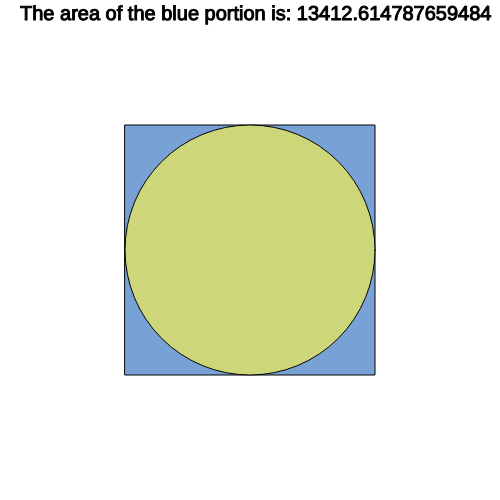
Frame 1 (no input)
Frame 60 (no input): identical to frame 1, image omitted
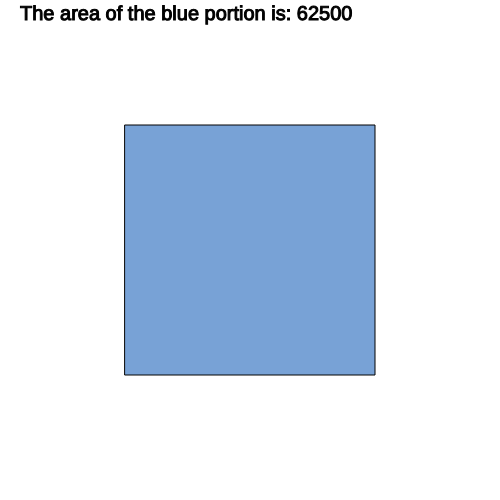
Frame 120 (the mouse pressed at the canvas centre since frame 60)

The p5.js sketch that drew these frames (run headless with seeded random() and noise() and a simulated clock; from frame 60 on, the mouse is pressed at the canvas centre):

// p5.js sketch
// ── sketch.js
/**
 * Problem: Create a screen that is equal in width and height. 
 *          Generate a rectangle on the screen centred both vertically and horizontally that is half the width (or height) of the screen. 
 *          Generate a circle that is also centred on the screen. As you move your mouse, your circle should grow and shrink relative to the mouse position. 
 *          The diameter should have a maximum value equal to 1/2 the width (or height) of your screen. 
 *          Create a function that calculates the visible portion of the rectangle and returns that information to the text() function.
 * 
 * Notes: 
 * 
 * 
 */

function setup () {
  createCanvas(500,500);
  pixelDensity(1);
  rectMode(CORNERS);
  stroke(2);
  textSize(20);

}


function draw () {

  background(255);

  fill('#78a2d6');
  rect(width/4, height/4, width*3/4, height*3/4);
  
  fill('#cdd678');
  circle(width/2, height/2, getDiameter());

  fill(0);
  text("The area of the blue portion is: " + difference(getDiameter()/2), 20, 20);

}

function getDiameter () {
  x = width/2;
  y = height/2;
  let d = dist(x, y, mouseX, mouseY)*2;
  if (d > width/2) {
    d = width/2;
  } 
  return d;
}

function circleArea (radius) {
  return Math.PI*radius*radius;
}

function difference (radius) {
  let rectArea = (width/2)*(height/2);
  return rectArea - circleArea(radius);

}
